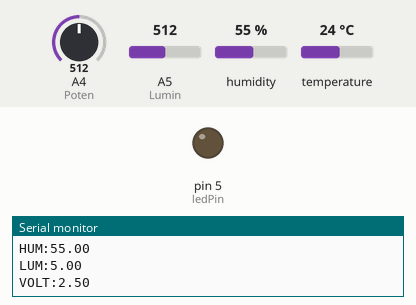
This sketch was run on a simulated Arduino Uno, built with avr-gcc and run on an emulated ATmega328P. On the bench: output pins drawn as LEDs (lit = HIGH), the last lines printed to the serial monitor. Inputs (shaded band) come from the test bench; at power-on: A5 (Lumin) = 512, A4 (Poten) = 512, humidity 55 %, temperature 24 °C.

Above: at 1.3 s.
1.4 s: A5 (Lumin) set to 596
2.9 s: A5 (Lumin) set to 623
At 3.9 s:
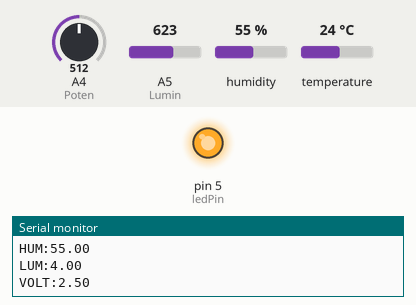
4.5 s: A5 (Lumin) set to 306
At 4.9 s:
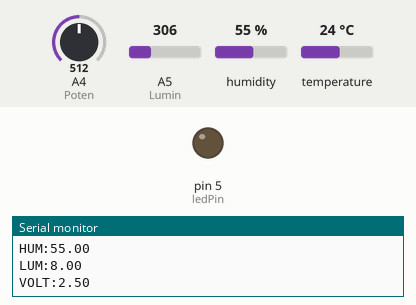
6.0 s: A5 (Lumin) set to 716
At 7.1 s:
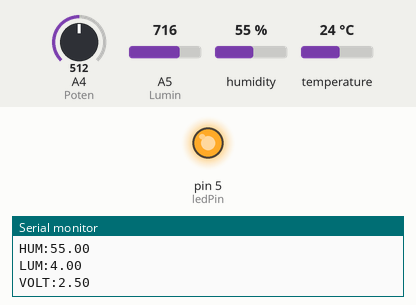
Timing chart, 0 to 8.6 s (numbered marks = the images above; inputs shaded):
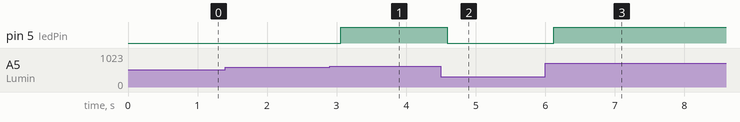

Measured:
- the behaviour switches between 613 and 614 on A5 (Lumin) (found by bisection; images 0 and 1)
- after the input at 2.9 s, pin 5 (ledPin): LOW → HIGH after 0.16 s
- after the input at 4.5 s, pin 5 (ledPin): HIGH → LOW after 0.09 s
- after the input at 6.0 s, pin 5 (ledPin): LOW → HIGH after 0.12 s

The sketch:

Serial_analog_V2_0_1.ino
```cpp
/*
TEAM PAMBACODE
ESTE CÓDIGO RECOPILA LA INFORMACION PROPORCIONADA POR DOS SENSORES Y UN POTENCIOMETRO, JUNTO CON UN INDICADOR DE LUZ CON EL
FIN DE IMPLEMENTAR MANERAS DE REGISTRAR LOS DATOS EN UN ARCHIVO CSV EN OTRO CODIGO EN PYTHON.
2025/03/09 - V.2.0.1
TRABAJARON: CESAR ARTURO / CesarDAlvin | SARA CRYSTEL / Sara130401 | CERON DAUZON / Juryelcd
 */

//Librerias
#include <DHT.h> //e incluye la libreria para el manejo del sensor DHT, que ofrecen datos de temperatura y humedad

//Definimos los pines  analogicos a utilizar en el Arduino
///Comenzamos con la definicion del pin para el sensor de temperatura y humedad
#define DHTPIN1 A3 //Se define el pin que recibe los datos del DHT, como una constante
#define DHTTYPE DHT11 //Definimos que tipo de sensor de DHT es, en este caso 11
DHT dht1(DHTPIN1, DHTTYPE); //Se crea una instancia para leer los datos del sensor DHT

///Se definen los sensores restantes
const int Lumin = A5; //Sensor HW-486 de luminosidad (Fotoresistencia)
const int Poten = A4; //Potenciometro que manipulara el voltaje de que se le suministre

// Pin del LED que controlaremos con el sensor de luminosidad
const int ledPin = 5;


void setup() {
  Serial.begin(9600); // Inicia comunicación serial a 9600 baudios
  dht1.begin(); //Inicialia al sensor DHT para que empiece a tomar lectura de la temperatura y la humedad

  //Definimos la modalidad de los pines
  pinMode(Lumin, INPUT);
  pinMode(Poten, INPUT);

  // Definimos el pin del LED como salida
  pinMode(ledPin, OUTPUT);
}

void loop() {
  //Leer datos de los sensores
  //Para el sensor DHT
  float temperatura = dht1.readTemperature();
  float humedad = dht1.readHumidity();
  //Para el sensor HW-486
  float luminosidad = analogRead(Lumin); //Tipo de lectura (analogica)
  float luz = map(luminosidad, 0, 1023, 10, 0); //Mapeo de los valores del sensor a un intervalo de 0 a 10
  //Para el potenciometro
  float tension = analogRead(Poten);  //Tipo de lectura (analogica)
  float voltajeSP= map(tension, 0, 1023, 0, 100); //Mapeo de los valores del sensor a un intervalo de 0 a 10
  float voltaje = 5.0/100.0 * voltajeSP;

  // Envio de datos por Serial
  Serial.print("TEMP:"); // Encabezado para identificar el dato
  Serial.println(temperatura); // Envía el valor por serial
  Serial.print("HUM:"); // Encabezado para identificar el dato
  Serial.println(humedad); // Envía el valor por serial
  Serial.print("LUM:"); // Encabezado para identificar el dato
  Serial.println(luz); // Envía el valor por serial
  Serial.print("VOLT:"); // Encabezado para identificar el dato
  Serial.println(voltaje); // Envía el valor por serial


  //Condiciones de encendido del led indicador de luminosidad
   if (luz < 5) {
    digitalWrite(ledPin, HIGH); //Si el valor capturado por el sensor de luminosidad es menor a 5 el led se enciende
    }
  else {
    digitalWrite(ledPin, LOW); //Si no se cumple el primer caso entonces el led se apaga
    }
  delay(500); // Espera 1 segundo entre lecturas
}
```
